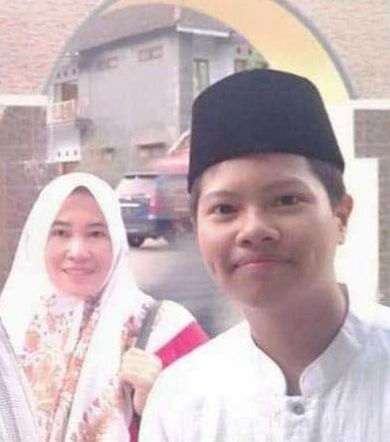
#> input picture ferry.jpg, 390 x 442 px
$ python main.py
#> lines starting #> are read from the running program, lines starting #| are printed output that depends on the picture
import cv2 as cv
import numpy as np
import matplotlib.pyplot as plt

# Load the image
img_rgb = cv.imread('ferry.jpg')  # Ganti dengan path citra Anda
#> img_rgb is the input picture: shape (442, 390, 3); mean B, G, R 185.3, 181.9, 199.8
img_gray = cv.cvtColor(img_rgb, cv.COLOR_BGR2GRAY)
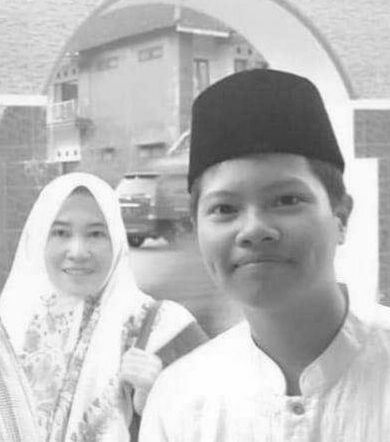
#> img_gray: shape (442, 390); min 54, max 255, mean 187.6

# Define two kernels
kernel1 = np.array([[-1, -1, -1],
                    [-1,  8, -1],
                    [-1, -1, -1]])  # Edge detection kernel 1

kernel2 = np.array([[ 1,  0, -1],
                    [ 0,  0,  0],
                    [-1,  0,  1]])  # Edge detection kernel 2

# Apply convolution using the two kernels
edge1 = cv.filter2D(img_gray, -1, kernel1)
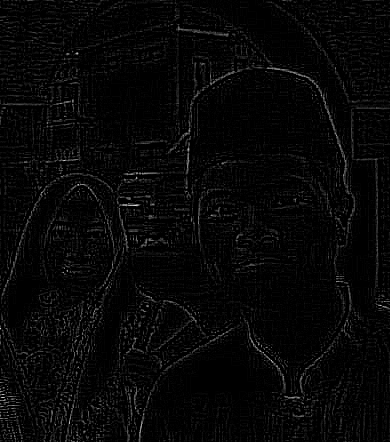
#> edge1: shape (442, 390); min 0, max 226, mean 7.4
edge2 = cv.filter2D(img_gray, -1, kernel2)
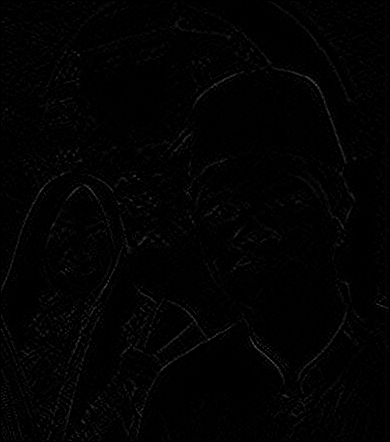
#> edge2: shape (442, 390); min 0, max 85, mean 2.2

# Calculate histograms
hist_gray = cv.calcHist([img_gray], [0], None, [256], [0, 256])
#> hist_gray = 256 values, max 5503 at index 250, min 0 at index 0, mean 673.4
hist_edge2 = cv.calcHist([edge2], [0], None, [256], [0, 256])
#> hist_edge2 = 256 values, max 102692 at index 0, min 0 at index 71, mean 673.4

# Plot the results
plt.figure(figsize=(12, 8))

# Display the original RGB image
plt.subplot(231)
plt.imshow(cv.cvtColor(img_rgb, cv.COLOR_BGR2RGB))
plt.title('Citra RGB')
plt.axis('off')

# Display the grayscale image
plt.subplot(232)
plt.imshow(img_gray, cmap='gray')
plt.title('Citra Gray')
plt.axis('off')

# Display the result of edge detection using kernel 1
plt.subplot(233)
plt.imshow(edge1, cmap='gray')
plt.title('Extract Edge kernel 1')
plt.axis('off')

# Display the result of edge detection using kernel 2
plt.subplot(234)
plt.imshow(edge2, cmap='gray')
plt.title('Extract Edge kernel 2')
plt.axis('off')

# Plot histogram of the grayscale image
plt.subplot(235)
plt.plot(hist_gray, color='black')
plt.title('Histogram Citra Gray')
plt.xlim([0, 256])
plt.xlabel('Pixel Intensity')
plt.ylabel('Frequency')

# Plot histogram of the result from kernel 2
plt.subplot(236)
plt.plot(hist_edge2, color='black')
plt.title('Histogram Edge Kernel 2')
plt.xlim([0, 256])
plt.xlabel('Pixel Intensity')
plt.ylabel('Frequency')

plt.tight_layout()
plt.show()
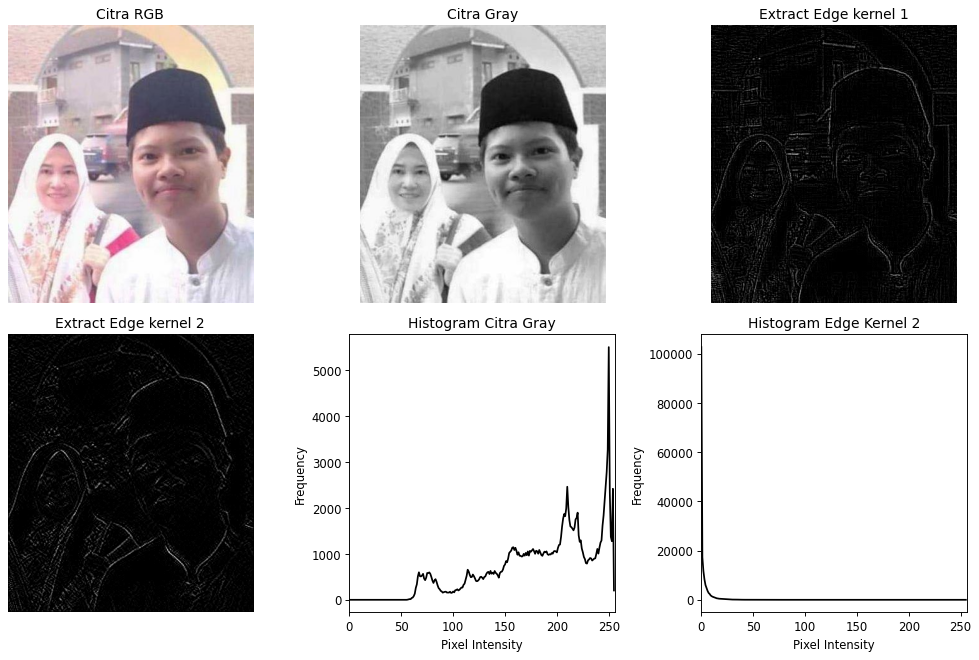
#> figure drawn by matplotlib, 6 panels; panel 5: curve peaks at x = 250, y = 5503; panel 6: curve peaks at x = 0, y = 102692
